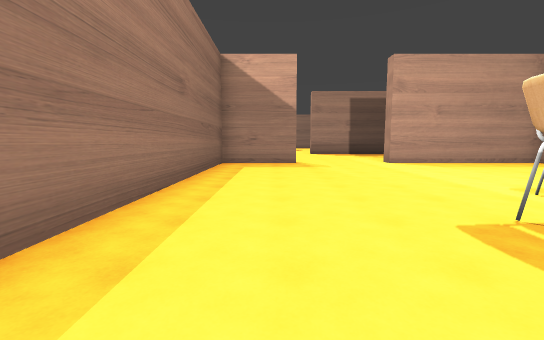
[1] (above)

24 first-person views from a walk through a Unity game level. The camera is 1.5 m above the floor, tilts 6° down and sees 90° across. The floor is counted in squares, 2 m on a side. Each view is taken from the middle of a square. On the plan, view 1 faces up. The plan holds only what a view shows up to about 10 squares ahead; the rest is blank. The place goes on beyond the plan. The player is left out. Some surface patterns are stand-ins.

[2]
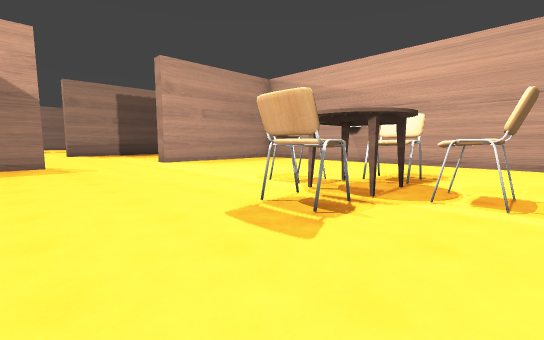

[3]
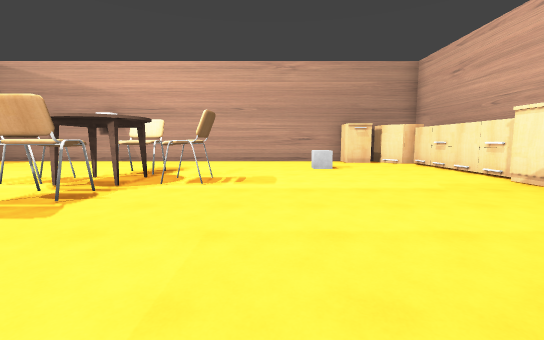

[4]
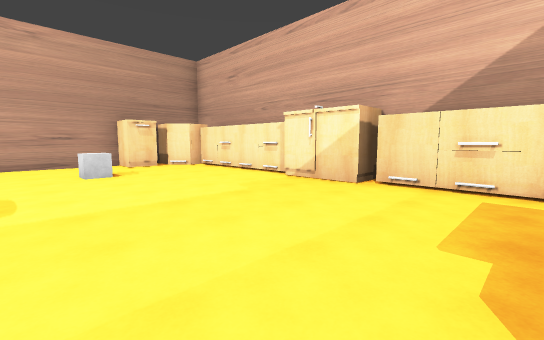

[5]
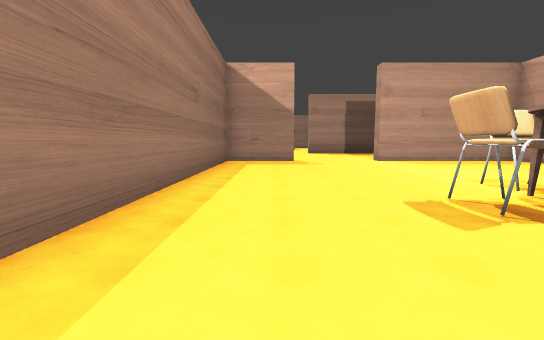

[6]
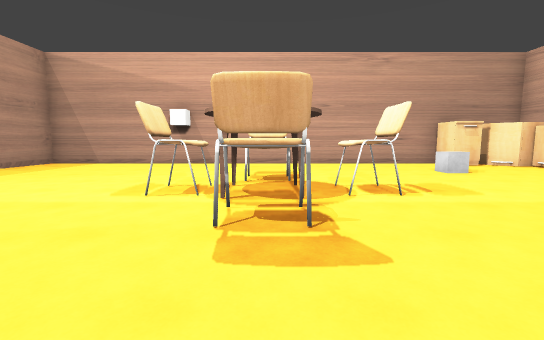

[7]
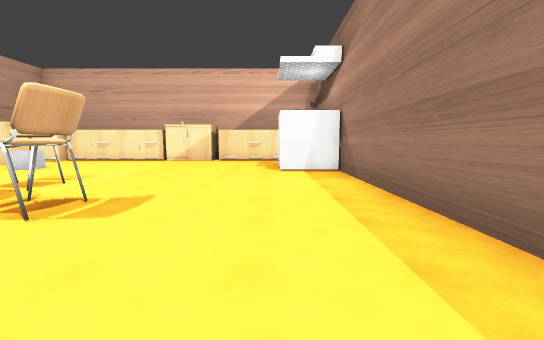

[8]
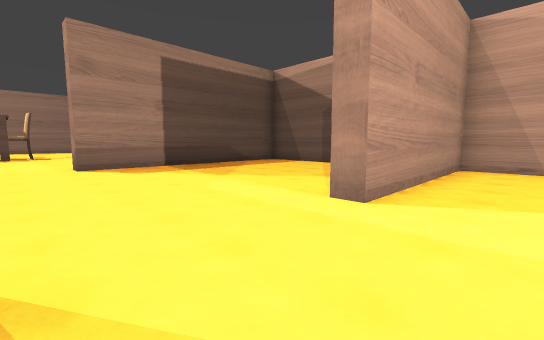

[9]
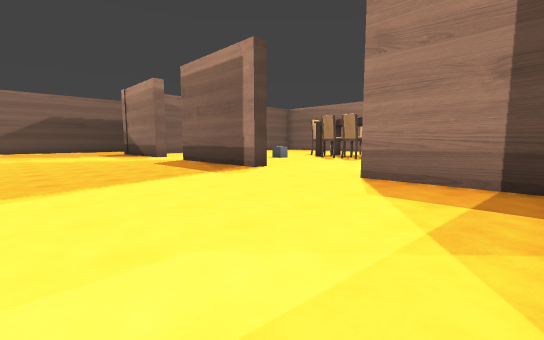

[10]
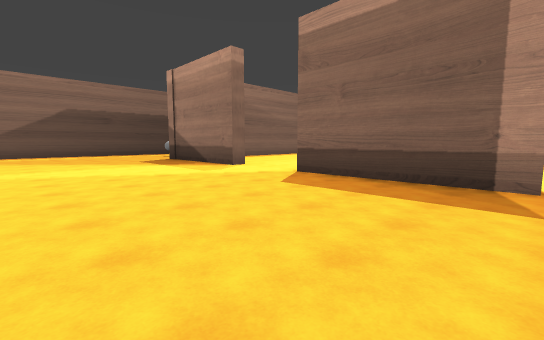

[11]
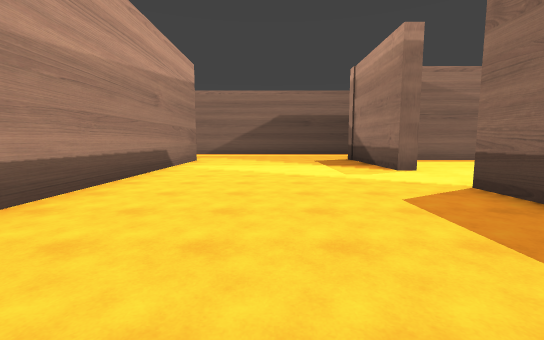

[12]
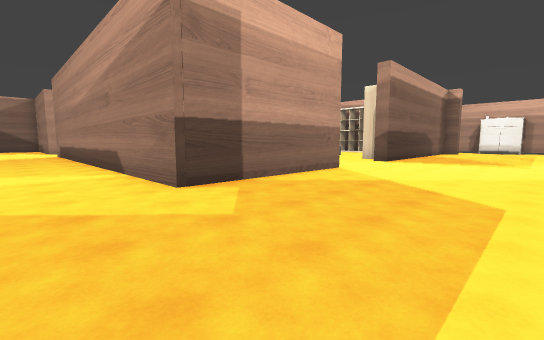

[13]
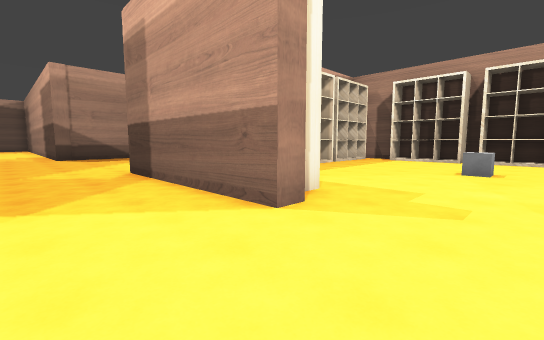

[14]
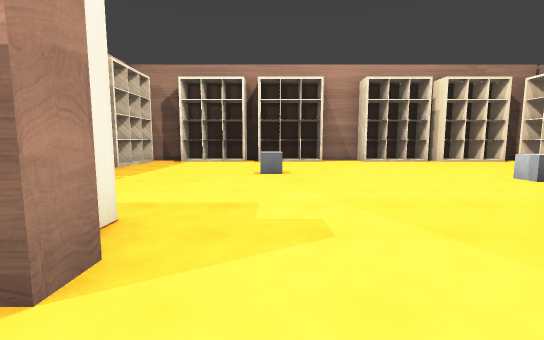

[15]
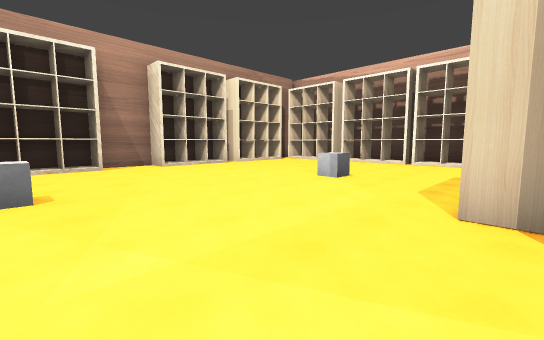

[16]
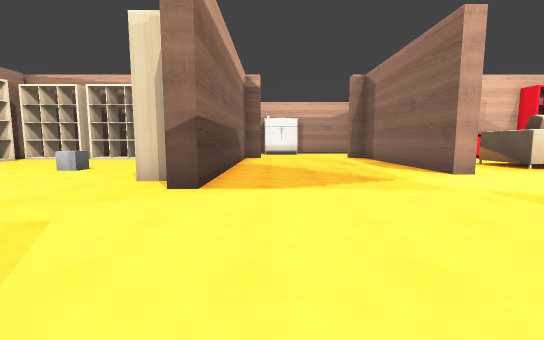

[17]
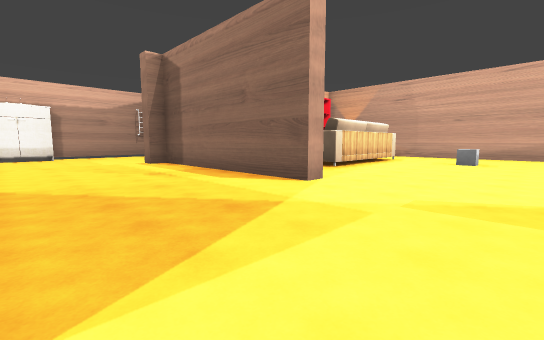

[18]
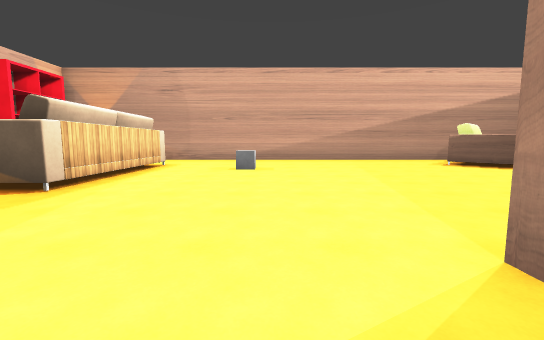

[19]
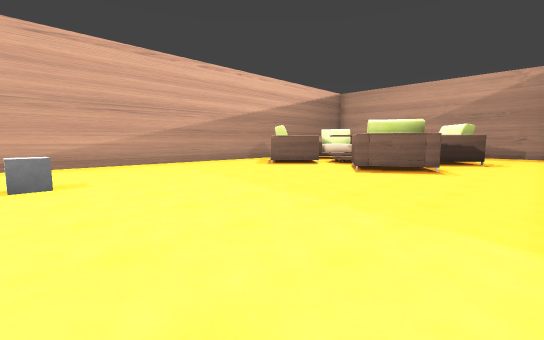

[20]
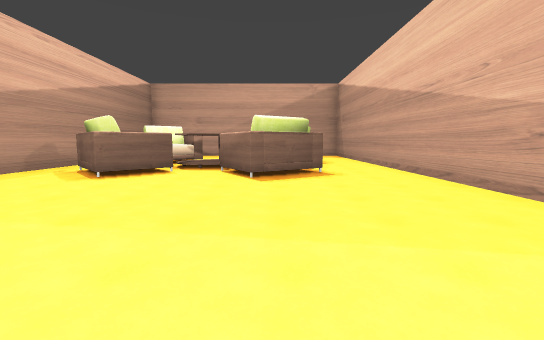

[21]
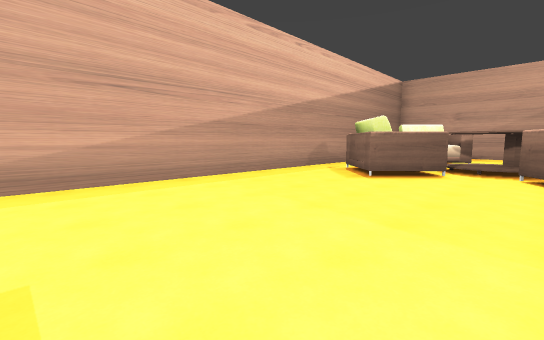

[22]
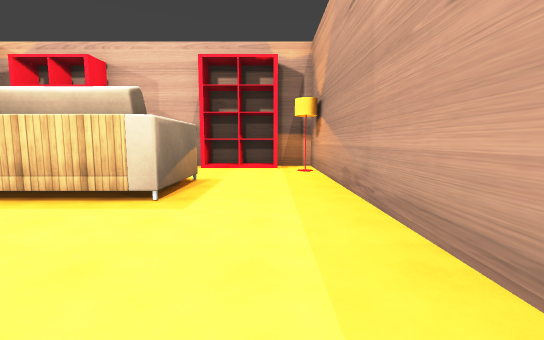

[23]
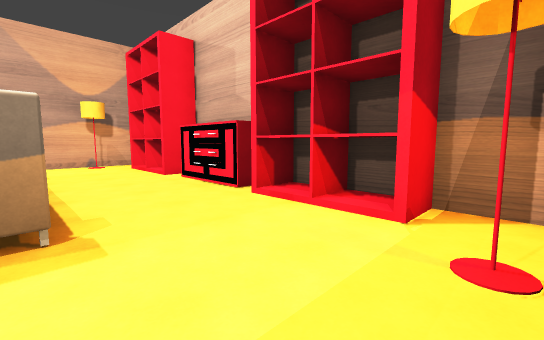

[24]
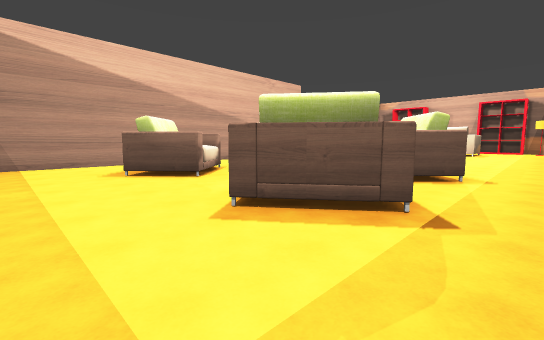

### Floor plan
Points are (right, up) in squares from view 1. A wall is a line through its corners. A room is listed if a view was taken in it or the views show most of it. See-through windows are left out.
Room 1 (views 1, 2, 3, 4, 5, 6, 7, 8)
walls: (9.3, -3.5) (9.3, 9.5) (4.1, 9.5) (4.1, 10.1); (0.9, 9.5) (-1.7, 9.5) (-1.7, -2.1)
ways out: opening at (2.5, 10.2) to room 2
objects: shelf (-1, -6) to (0, -6); shelf (1, -6) to (2, -6); chair (3, 2); table (4, -6); chair (4, 1); table (4, 2); chair (4, 3); shelf (5, -6) to (6, -6); chair (5, 2); shelf (7, -6) to (8, -6); grey cube (7, -2); shelf (9, -5); other object (9, -4)
Room 2 (views 9, 10, 11, 12, 13, 14, 15, 16, 17, 18, 19, 20, 21, 22, 23, 24)
walls: (-11.2, 5.1) (-11.8, 5.1) (-11.8, 5.6); (-17.6, 5.3) (-17.6, 15); (-11.8, -2.2) (-11.8, -1.4); (-11.8, 8.4) (-11.8, 10) (-3.7, 10); (-17.7, -0.2) (-17.1, -0.2) (-17.1, -6.4); (-16.6, -6.4) (-16.6, -6.9); (-17.6, -6) (-17.6, -3.7); (-9.2, -6.4) (-7.1, -6.4); (-2.2, -1) (-2.2, 5.5); (-22.4, 10.4) (-22.8, 10.8); (-24.6, -3.2) (-24.6, -1.4) (-20, -1.4) (-20, -3.2); (-8, 16.3) (-11.1, 16.3); (-27.2, 11) (-27.2, -6.4) (-23.6, -6.4); (-0.9, 16.3) (-5.4, 16.3); (7, 16.3) (2.3, 16.3); (9.3, 13.4) (9.3, 13.9)
ways out: opening at (2.5, 10.2) to room 1
objects: other object (-27, -5); rack (-26, -6) to (-24, -6); other object (-26, 8) to (-24, 10); other object (-26, 11) to (-24, 13); other object (-23, -6) to (-22, -6); grey cube (-23, 1); other object (-22, 8) to (-20, 9); rack (-21, -6) to (-19, -6); other object (-21, 11) to (-20, 13); other object (-18, -5); other object (-11, -1) to (-11, 1); other object (-11, 6) to (-11, 8); other object (-10, -6) to (-8, -6); grey cube (-8, -1); other object (-7, -6) to (-6, -6); other object (-7, 9) to (-6, 9); grey cube (-6, 4); other object (-5, -6) to (-3, -6); other object (-5, 9) to (-3, 9); other object (-3, -4) to (-3, -3); other object (-3, -1) to (-3, 0); other object (-3, 3) to (-3, 4); other object (-3, 5) to (-3, 7)

Positions as (right, up) in squares from view 1, and headings:
1: (0, 0), facing up
2: (0, 0), facing up-right
3: (-1, -1), facing right
4: (0, -1), facing down-right
5: (0, -1), facing up
6: (0, 2), facing right
7: (0, 5), facing down
8: (1, 8), facing up-right
9: (5, 11), facing up-left
10: (-1, 11), facing up-left
11: (-1, 13), facing left
12: (-16, 12), facing down-right
13: (-14, 3), facing up-right
14: (-13, 4), facing right
15: (-11, 4), facing down-right
16: (-13, 6), facing down
17: (-13, 3), facing down-left
18: (-16, 2), facing left
19: (-18, 1), facing up-left
20: (-21, 2), facing up
21: (-22, 2), facing up-left
22: (-26, 2), facing down
23: (-27, -3), facing down-right
24: (-27, 15), facing down-right
